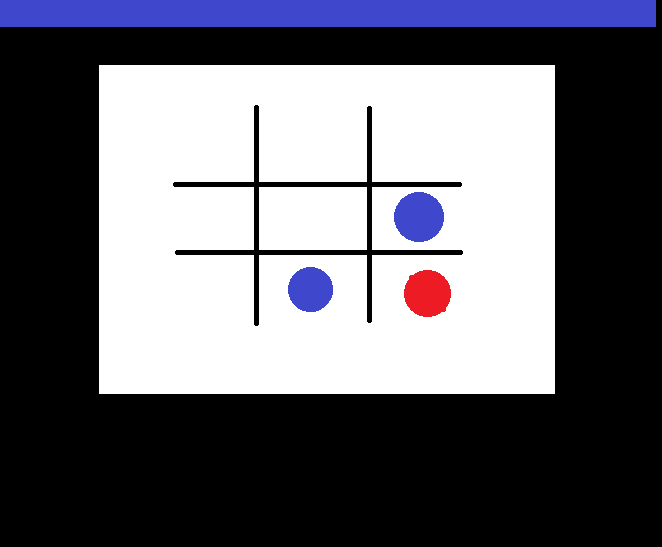
#> input picture Imagenes/tablero11.png, 662 x 547 px, found by its file name
$ python casillas_por_colores_V2.py
#> lines starting #> are read from the running program, lines starting #| are printed output that depends on the picture; after the words box and inside, x2 and y2 are one past the last pixel; in counts of white or black regions, pixels touching at a corner belong together
### Visión/detectarTablero_V2.py
import cv2
import numpy as np

# Cargar una imagen o capturar desde la cámara
image = cv2.imread('Imagenes/tablero11.png')  # O cambia a captura de cámara con cv2.VideoCapture
#> image is the input picture: shape (547, 662, 3); mean B, G, R 110.6, 102.8, 103.3
def encontrar_esquinas_tablero(image):
    # Convertir la imagen a escala de grises
    gray_image = cv2.cvtColor(image, cv2.COLOR_BGR2GRAY)

    # Aplicar un filtro de suavizado para reducir el ruido
    blurred = cv2.GaussianBlur(gray_image, (5, 5), 0)

    # Aplicar un umbral para detectar las áreas negras
    _, thresholded = cv2.threshold(blurred, 50, 255, cv2.THRESH_BINARY)

    # Aplicar la detección de bordes con Canny
    edges = cv2.Canny(thresholded, 20, 80)

    # Encontrar los contornos en la imagen
    contours, _ = cv2.findContours(edges, cv2.RETR_EXTERNAL, cv2.CHAIN_APPROX_SIMPLE)

    # Crear una lista para almacenar las coordenadas de las esquinas de cada casilla
    esquinas_casillas = []
    # Iterar sobre todos los contornos encontrados
    for contorno in contours:
        # Calcular las coordenadas del rectángulo delimitador
        x, y, w, h = cv2.boundingRect(contorno)

        # Calcular las coordenadas de las esquinas de la casilla
        esquina_superior_izquierda = (x, y)
        esquina_superior_derecha = (x + w, y)
        esquina_inferior_izquierda = (x, y + h)
        esquina_inferior_derecha = (x + w, y + h)

        # Agregar las coordenadas de las esquinas a la lista
        esquinas_casillas.append((esquina_superior_izquierda, esquina_superior_derecha, esquina_inferior_izquierda, esquina_inferior_derecha))
    # Dibujar los contornos en la imagen original
    cv2.drawContours(image, contours, -1, (0, 255, 0), 2)
    print(esquinas_casillas)
    return esquinas_casillas


encontrar_esquinas_tablero(image)
#> in encontrar_esquinas_tablero, `_, thresholded = cv2.threshold(blurred, 50, 255, cv2.THRESH_BINARY)`:
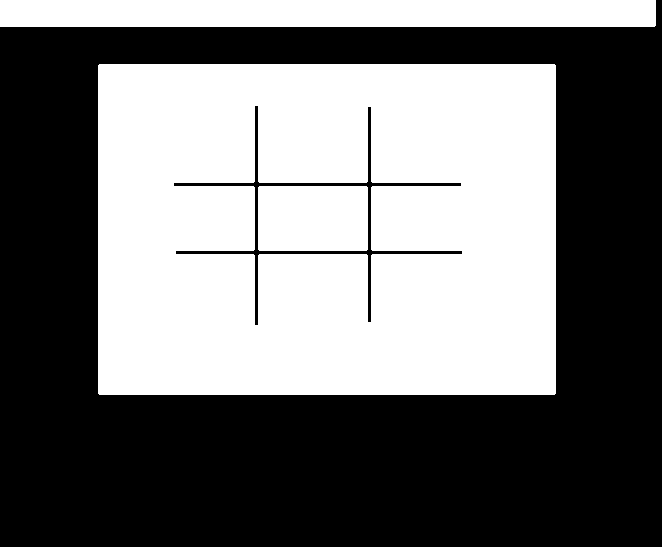
#> thresholded: shape (547, 662); 45.9% white; 3 white regions, box (x1, y1, x2, y2) and area: (98, 64, 556, 395) 141447, (0, 0, 656, 27) 17711, (258, 186, 368, 251) 7146
#> in encontrar_esquinas_tablero, `edges = cv2.Canny(thresholded, 20, 80)`:
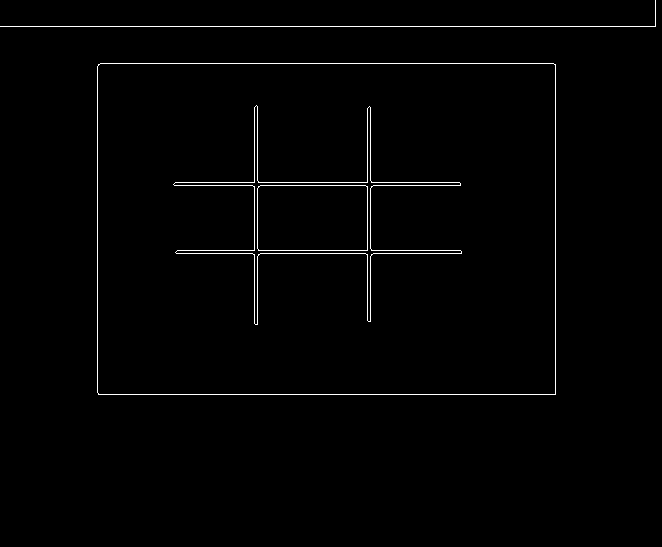
#> edges: shape (547, 662); 1.2% white in thin lines or dots, all inside (x1, y1, x2, y2) = (0, 0, 656, 395)
#> in encontrar_esquinas_tablero, `contours, _ = cv2.findContours(edges, cv2.RETR_EXTERNAL, cv2.CHAIN_APP..`: contours = 2 contours, 1 with area under 20; largest, box (x1, y1, x2, y2) and area: (97, 63, 556, 395) 151591
#> the loop in encontrar_esquinas_tablero, `for contorno in contours:` made 2 passes
#> (x, y, w, h, esquina_superior_derecha, esquina_inferior_izquierda, esquina_inferior_derecha) on pass 1: (97, 63, 459, 332, (556, 63), (97, 395), (556, 395))
#> (x, y, w, h, esquina_superior_derecha, esquina_inferior_izquierda) on pass 2: (0, 0, 656, 27, (656, 0), (0, 27))
#> after the loop in encontrar_esquinas_tablero, `for contorno in contours:`: esquinas_casillas = [((97, 63), (556, 63), (97, 395), (556, 395)), ((0, 0), (656, 0), (0, 27), (656, 27))]
#> in encontrar_esquinas_tablero, `cv2.drawContours(image, contours, -1, (0, 255, 0), 2)`: image: shape (547, 662, 3); 1.87% of pixels changed, all inside (x1, y1, x2, y2) = (0, 0, 657, 396)
#| [((97, 63), (556, 63), (97, 395), (556, 395)), ((0, 0), (656, 0), (0, 27), (656, 27))]

# Mostrar la imagen con los contornos
cv2.imshow('Contornos', image)
cv2.waitKey(0)
cv2.destroyAllWindows()

### Visión/contornosFichas_por_colores.py
import cv2
import numpy as np

"""
Define la funcion que detecta los contornos de las fichas y nos diferencia en base a la mascara que lo ha detectado
"""
def detectar_contornos_colores(image):
    # Definir los rangos de color para cada ficha
    lower_blue = np.array([90, 50, 50])
    upper_blue = np.array([130, 255, 255])

    lower_red1 = np.array([0, 100, 100])
    upper_red1 = np.array([10, 255, 255])
    lower_red2 = np.array([160, 100, 100])
    upper_red2 = np.array([180, 255, 255])

    lower_green = np.array([40, 100, 100])
    upper_green = np.array([80, 255, 255])

    lower_yellow = np.array([20, 100, 100])
    upper_yellow = np.array([40, 255, 255])

    # Convertir la imagen a espacio de color HSV
    hsv = cv2.cvtColor(image, cv2.COLOR_BGR2HSV)

    # Crear máscaras para cada color
    mask_blue = cv2.inRange(hsv, lower_blue, upper_blue)
    mask_red1 = cv2.inRange(hsv, lower_red1, upper_red1)
    mask_red2 = cv2.inRange(hsv, lower_red2, upper_red2)
    mask_red = mask_red1 + mask_red2
    mask_green = cv2.inRange(hsv, lower_green, upper_green)
    mask_yellow = cv2.inRange(hsv, lower_yellow, upper_yellow)

    # Encontrar los contornos en las máscaras de los colores
    contours_blue, _ = cv2.findContours(mask_blue, cv2.RETR_EXTERNAL, cv2.CHAIN_APPROX_SIMPLE)
    contours_red, _ = cv2.findContours(mask_red, cv2.RETR_EXTERNAL, cv2.CHAIN_APPROX_SIMPLE)
    contours_green, _ = cv2.findContours(mask_green, cv2.RETR_EXTERNAL, cv2.CHAIN_APPROX_SIMPLE)
    contours_yellow, _ = cv2.findContours(mask_yellow, cv2.RETR_EXTERNAL, cv2.CHAIN_APPROX_SIMPLE)

    return contours_blue, contours_red, contours_green, contours_yellow

# Ejemplo de uso:
"""
# Ejemplo de uso con una imagen
image = cv2.imread('Imagenes/tablero10.png')  # Reemplaza 'tu_imagen.png' con la ruta de tu imagen
contornos_azules, contornos_rojos, contornos_verdes, contornos_amarillos = detectar_contornos_colores(image)

# Dibujar los contornos en la imagen original y mostrarla
image_contornos = image.copy()

# Dibujar los contornos de color azul en la imagen
cv2.drawContours(image_contornos, contornos_azules, -1, (0, 0, 0), 2)

# Dibujar los contornos de color rojo en la imagen
cv2.drawContours(image_contornos, contornos_rojos, -1, (0, 0, 0), 2)

# Dibujar los contornos de color verde en la imagen
cv2.drawContours(image_contornos, contornos_verdes, -1, (0, 0, 0), 2)

# Dibujar los contornos de color amarillo en la imagen
cv2.drawContours(image_contornos, contornos_amarillos, -1, (0, 0, 0), 2)

# Mostrar la imagen con los contornos
cv2.imshow('Imagen con Contornos', image_contornos)
cv2.waitKey(0)
cv2.destroyAllWindows()
"""

### Visión/casillas_por_colores_V2.py
import cv2
import numpy as np
import detectarTablero_V2
import contornosFichas_por_colores

# Cargar la imagen
image = cv2.imread('Imagenes/gorka_1.png')
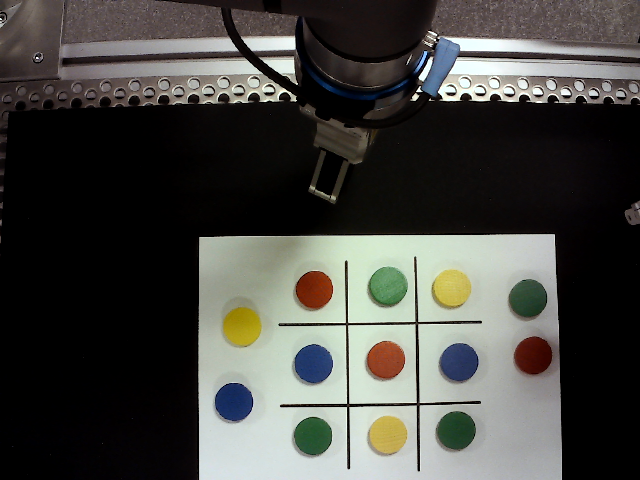
#> input picture Imagenes/gorka_1.png, 640 x 480 px, found by its file name
#> image is the input picture: shape (480, 640, 3); mean B, G, R 66.5, 70.8, 71

# Detectar la dimensión del tablero y los contornos de las fichas
dimensionesTablero = detectarTablero_V2.encontrar_esquinas_tablero(image)
#> in encontrar_esquinas_tablero (call 2), `_, thresholded = cv2.threshold(blurred, 50, 255, cv2.THRESH_BINARY)`:
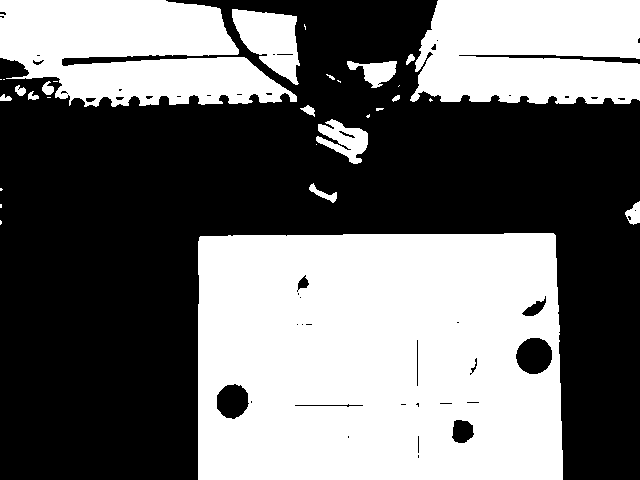
#> thresholded: shape (480, 640); 44.1% white; 30 white regions (14 under 20 px), largest, box (x1, y1, x2, y2) and area: (198, 233, 563, 480) 86027, (0, 0, 297, 107) 22155, (410, 0, 640, 104) 21168
#> in encontrar_esquinas_tablero (call 2), `edges = cv2.Canny(thresholded, 20, 80)`:
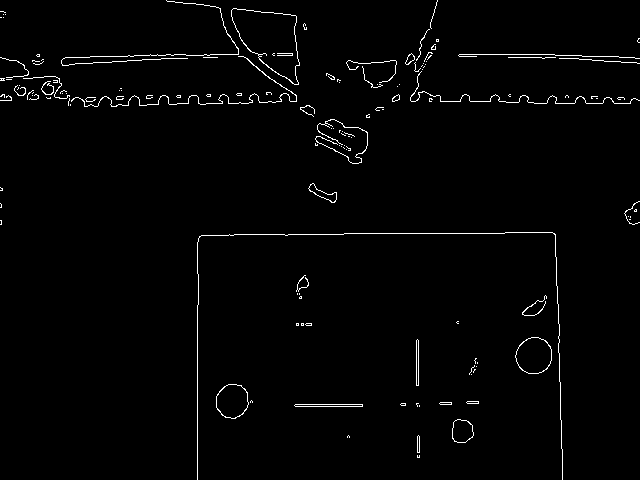
#> edges: shape (480, 640); 1.6% white in thin lines or dots
#> in encontrar_esquinas_tablero (call 2), `contours, _ = cv2.findContours(edges, cv2.RETR_EXTERNAL, cv2.CHAIN_APP..`: contours = 138 contours, 123 with area under 20; largest, box (x1, y1, x2, y2) and area: (231, 8, 300, 85) 3096, (515, 337, 552, 374) 1025, (216, 384, 249, 419) 859, (452, 419, 474, 443) 396, (308, 183, 337, 203) 184
#> the loop in encontrar_esquinas_tablero (call 2), `for contorno in contours:` made 138 passes
#> (x, y, w, h, esquina_superior_derecha, esquina_inferior_izquierda, esquina_inferior_derecha) on passes 1, 2, 3, 4, 6, 7, 8, 9, 10, 11, 12, 13: (417, 455, 3, 3, (420, 455), (417, 458), (420, 458)), (417, 435, 3, 18, (420, 435), (417, 453), (420, 453)), (347, 435, 3, 3, (350, 435), (347, 438), (350, 438)), (452, 419, 22, 24, (474, 419), (452, 443), (474, 443)), (294, 404, 69, 3, (363, 404), (294, 407), (363, 407)), (416, 403, 3, 4, (419, 403), (416, 407), (419, 407)), (400, 403, 6, 3, (406, 403), (400, 406), (406, 406)), (439, 402, 13, 3, (452, 402), (439, 405), (452, 405)), (466, 401, 13, 3, (479, 401), (466, 404), (479, 404)), (250, 400, 3, 3, (253, 400), (250, 403), (253, 403)), (216, 384, 33, 35, (249, 384), (216, 419), (249, 419)), (471, 374, 1, 1, (472, 374), (471, 375), (472, 375))
#> (contorno, x, y, w, h, esquina_superior_derecha, esquina_inferior_izquierda, esquina_inferior_derecha) on passes 5, 17, 22, 23, 27, 28: ([[419, 405], [419, 406]], 419, 405, 1, 2, (420, 405), (419, 407), (420, 407)), ([[477, 362], [477, 363]], 477, 362, 1, 2, (478, 362), (477, 364), (478, 364)), ([[301, 323], [301, 325], [303, 325], [303, 323]], 301, 323, 3, 3, (304, 323), (301, 326), (304, 326)), ([[296, 323], [296, 325], [298, 325], [298, 323]], 296, 323, 3, 3, (299, 323), (296, 326), (299, 326)), ([[299, 293], [299, 294]], 299, 293, 1, 2, (300, 293), (299, 295), (300, 295)), ([[297, 293], [297, 294]], 297, 293, 1, 2, (298, 293), (297, 295), (298, 295))
#> after the loop in encontrar_esquinas_tablero (call 2), `for contorno in contours:`: esquinas_casillas = 138 items
#> in encontrar_esquinas_tablero (call 2), `cv2.drawContours(image, contours, -1, (0, 255, 0), 2)`:
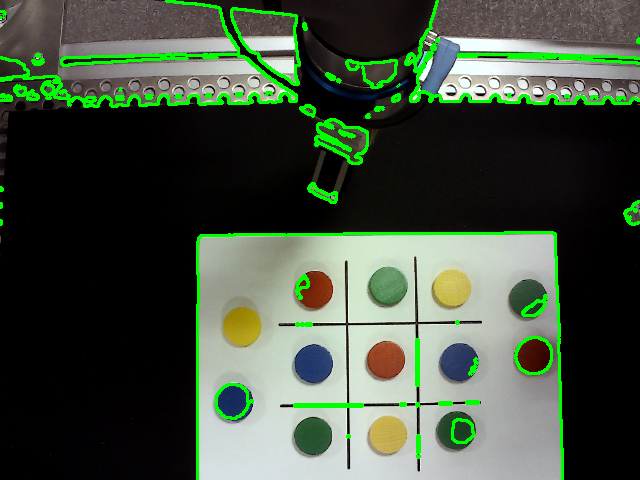
#> image: shape (480, 640, 3); 5.06% of pixels changed, all inside (x1, y1, x2, y2) = (0, 0, 640, 480)
#> (printed output is left out)
#> dimensionesTablero = 138 items
contours_blue, contours_red, contours_green, contours_yellow = contornosFichas_por_colores.detectar_contornos_colores(image)
#> in detectar_contornos_colores, `hsv = cv2.cvtColor(image, cv2.COLOR_BGR2HSV)`: hsv: shape (480, 640, 3); mean H, S, V 44.9, 64.2, 84.6
#> in detectar_contornos_colores, `mask_blue = cv2.inRange(hsv, lower_blue, upper_blue)`: mask_blue: shape (480, 640); 1.4% white; 21 white regions (11 under 20 px), largest, box (x1, y1, x2, y2) and area: (295, 344, 333, 383) 1152, (421, 38, 460, 95) 1046, (440, 344, 478, 381) 1009
#> in detectar_contornos_colores, `mask_red1 = cv2.inRange(hsv, lower_red1, upper_red1)`: mask_red1: shape (480, 640); 0.63% white; 4 white regions (1 under 20 px), largest, box (x1, y1, x2, y2) and area: (367, 341, 405, 379) 1068, (300, 271, 333, 309) 847, (299, 280, 307, 287) 32
#> in detectar_contornos_colores, `mask_red2 = cv2.inRange(hsv, lower_red2, upper_red2)`: mask_red2: shape (480, 640); every value is 0
#> in detectar_contornos_colores, `mask_green = cv2.inRange(hsv, lower_green, upper_green)`: mask_green: shape (480, 640); 5.1% white; 75 white regions (24 under 20 px), largest, box (x1, y1, x2, y2) and area: (0, 0, 298, 108) 3607, (196, 231, 564, 480) 2584, (404, 0, 640, 105) 1720
#> in detectar_contornos_colores, `mask_yellow = cv2.inRange(hsv, lower_yellow, upper_yellow)`:
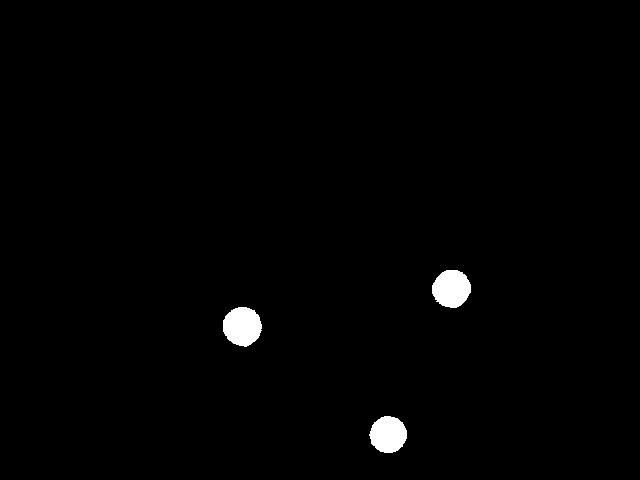
#> mask_yellow: shape (480, 640); 1.1% white; 3 white regions
#> in detectar_contornos_colores, `contours_blue, _ = cv2.findContours(mask_blue, cv2.RETR_EXTERNAL, cv2...`: contours_blue = 21 contours, 13 with area under 20; largest, box (x1, y1, x2, y2) and area: (295, 344, 333, 383) 1094, (421, 38, 460, 95) 977, (440, 344, 478, 381) 952, (218, 386, 247, 417) 646, (315, 76, 340, 94) 88, (231, 403, 253, 421) 43, (417, 51, 428, 69) 42, (361, 95, 376, 100) 22
#> in detectar_contornos_colores, `contours_red, _ = cv2.findContours(mask_red, cv2.RETR_EXTERNAL, cv2.CH..`: contours_red = 4 contours, 1 with area under 20; largest, box (x1, y1, x2, y2) and area: (367, 341, 405, 379) 1012, (300, 271, 333, 309) 790, (299, 280, 307, 287) 22
#> in detectar_contornos_colores, `contours_green, _ = cv2.findContours(mask_green, cv2.RETR_EXTERNAL, cv..`: contours_green = 74 contours, 33 with area under 20; largest, box (x1, y1, x2, y2) and area: (230, 7, 301, 86) 3398, (0, 0, 298, 108) 3189, (196, 231, 564, 480) 1738, (314, 118, 369, 165) 1600, (404, 0, 640, 105) 1334
#> in detectar_contornos_colores, `contours_yellow, _ = cv2.findContours(mask_yellow, cv2.RETR_EXTERNAL, ..`: contours_yellow = 3 contours; box (x1, y1, x2, y2) and area: (223, 307, 262, 347) 1140, (432, 270, 471, 308) 1090, (369, 416, 407, 453) 1022

# Calcular las dimensiones de las casillas
esquinas_tablero = dimensionesTablero[0]  # Accedemos a la única tupla en la lista
#> esquinas_tablero = ((417, 455), (420, 455), (417, 458), (420, 458))

# Extraer las coordenadas de las esquinas
esquina_superior_izquierda = esquinas_tablero[0]
#> esquina_superior_izquierda = (417, 455)
esquina_superior_derecha = esquinas_tablero[1]
#> esquina_superior_derecha = (420, 455)
esquina_inferior_izquierda = esquinas_tablero[2]
#> esquina_inferior_izquierda = (417, 458)
esquina_inferior_derecha = esquinas_tablero[3]
#> esquina_inferior_derecha = (420, 458)

x_min, y_min = esquina_superior_izquierda
#> x_min = 417; y_min = 455
x_max, y_max = esquina_inferior_derecha
#> x_max = 420; y_max = 458

# Ahora tienes las coordenadas de las esquinas del tablero.

ancho_casilla = (x_max - x_min) // 3
#> ancho_casilla = 1
alto_casilla = (y_max - y_min) // 3
#> alto_casilla = 1

# Crear una matriz para representar el tablero con información sobre si está ocupada
tablero = np.zeros((3, 3), dtype=int)

# Recorrer cada casilla del tablero
for fila in range(3):
    for columna in range(3):
        # Coordenadas de la esquina superior izquierda e inferior derecha de la casilla
        x1 = x_min + columna * ancho_casilla
        y1 = y_min + fila * alto_casilla
        x2 = x1 + ancho_casilla
        y2 = y1 + alto_casilla

        # Margen fijo en función del tamaño de la casilla
        margen_x = ancho_casilla // 10  # Ajusta este valor según tus necesidades
        margen_y = alto_casilla // 10  # Ajusta este valor según tus necesidades

        # Verificar si algún contorno está dentro de la casilla o dentro del margen
        for contorno in contours_red:
            momentos = cv2.moments(contorno)
            if momentos["m00"] != 0:
                x = int(momentos["m10"] / momentos["m00"])
                y = int(momentos["m01"] / momentos["m00"])
                if x1 - margen_x <= x <= x2 + margen_x and y1 - margen_y <= y <= y2 + margen_y:
                    tablero[fila, columna] = 1 # Jugador 1 (Rojo)
                    break  # Puedes detener la búsqueda si se encuentra un contorno en la casilla

        for contorno in contours_blue:
            momentos = cv2.moments(contorno)
            if momentos["m00"] != 0:
                x = int(momentos["m10"] / momentos["m00"])
                y = int(momentos["m01"] / momentos["m00"])
                if x1 - margen_x <= x <= x2 + margen_x and y1 - margen_y <= y <= y2 + margen_y:
                    tablero[fila, columna] = 2  # Jugador 2 (Azul)
                    break  # Puedes detener la búsqueda si se encuentra un contorno en la casilla
#> after the loop, tablero = [[0, 0, 0], [0, 0, 0], [0, 0, 0]]

# En este punto, la matriz 'tablero' contiene información sobre si cada casilla está ocupada o no.

print(tablero)
